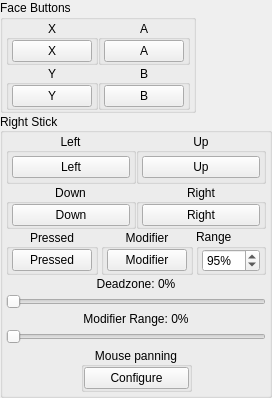
         <widget class="QWidget" name="bottomRight" native="true">
          <layout class="QVBoxLayout" name="bottomRightLayout">
           <property name="spacing">
            <number>0</number>
           </property>
           <property name="leftMargin">
            <number>0</number>
           </property>
           <property name="topMargin">
            <number>0</number>
           </property>
           <property name="rightMargin">
            <number>0</number>
           </property>
           <property name="bottomMargin">
            <number>0</number>
           </property>
           <item>
            <widget class="QGroupBox" name="faceButtons">
             <property name="sizePolicy">
              <sizepolicy hsizetype="Fixed" vsizetype="Fixed">
               <horstretch>0</horstretch>
               <verstretch>0</verstretch>
              </sizepolicy>
             </property>
             <property name="title">
              <string>Face Buttons</string>
             </property>
             <property name="flat">
              <bool>false</bool>
             </property>
             <property name="checkable">
              <bool>false</bool>
             </property>
             <layout class="QVBoxLayout" name="verticalLayout">
              <property name="spacing">
               <number>0</number>
              </property>
              <property name="leftMargin">
               <number>3</number>
              </property>
              <property name="topMargin">
               <number>0</number>
              </property>
              <property name="rightMargin">
               <number>3</number>
              </property>
              <property name="bottomMargin">
               <number>0</number>
              </property>
              <item>
               <widget class="QWidget" name="faceButtonsWidget" native="true">
                <layout class="QGridLayout" name="gridLayout_3">
                 <property name="leftMargin">
                  <number>0</number>
                 </property>
                 <property name="topMargin">
                  <number>0</number>
                 </property>
                 <property name="rightMargin">
                  <number>0</number>
                 </property>
                 <property name="bottomMargin">
                  <number>0</number>
                 </property>
                 <property name="spacing">
                  <number>0</number>
                 </property>
                 <item row="0" column="1">
                  <widget class="QGroupBox" name="buttonFaceButtonsXGroup">
                   <property name="title">
                    <string>X</string>
                   </property>
                   <property name="alignment">
                    <set>Qt::AlignmentFlag::AlignCenter</set>
                   </property>
                   <layout class="QVBoxLayout" name="buttonFaceButtonsXVerticalLayout">
                    <property name="spacing">
                     <number>0</number>
                    </property>
                    <property name="leftMargin">
                     <number>3</number>
                    </property>
                    <property name="topMargin">
                     <number>0</number>
                    </property>
                    <property name="rightMargin">
                     <number>3</number>
                    </property>
                    <property name="bottomMargin">
                     <number>0</number>
                    </property>
                    <item>
                     <widget class="QPushButton" name="buttonX">
                      <property name="text">
                       <string>X</string>
                      </property>
                     </widget>
                    </item>
                   </layout>
                  </widget>
                 </item>
                 <item row="2" column="2">
                  <widget class="QGroupBox" name="buttonFaceButtonsBWidget_2">
                   <property name="title">
                    <string>B</string>
                   </property>
                   <property name="alignment">
                    <set>Qt::AlignmentFlag::AlignCenter</set>
                   </property>
                   <layout class="QVBoxLayout" name="buttonFaceButtonsBVerticalLayout">
                    <property name="spacing">
                     <number>0</number>
                    </property>
                    <property name="leftMargin">
                     <number>3</number>
                    </property>
                    <property name="topMargin">
                     <number>0</number>
                    </property>
                    <property name="rightMargin">
                     <number>3</number>
                    </property>
                    <property name="bottomMargin">
                     <number>0</number>
                    </property>
                    <item>
                     <widget class="QPushButton" name="buttonB">
                      <property name="text">
                       <string>B</string>
                      </property>
                     </widget>
                    </item>
                   </layout>
                  </widget>
                 </item>
                 <item row="0" column="2">
                  <widget class="QGroupBox" name="buttonFaceButtonsAGroup">
                   <property name="title">
                    <string>A</string>
                   </property>
                   <property name="alignment">
                    <set>Qt::AlignmentFlag::AlignCenter</set>
                   </property>
                   <layout class="QVBoxLayout" name="buttonFaceButtonsAVerticalLayout">
                    <property name="spacing">
                     <number>0</number>
                    </property>
                    <property name="leftMargin">
                     <number>3</number>
                    </property>
                    <property name="topMargin">
                     <number>0</number>
                    </property>
                    <property name="rightMargin">
                     <number>3</number>
                    </property>
                    <property name="bottomMargin">
                     <number>0</number>
                    </property>
                    <item>
                     <widget class="QPushButton" name="buttonA">
                      <property name="text">
                       <string>A</string>
                      </property>
                     </widget>
                    </item>
                   </layout>
                  </widget>
                 </item>
                 <item row="2" column="1">
                  <widget class="QGroupBox" name="buttonFaceButtonsYGroup">
                   <property name="title">
                    <string>Y</string>
                   </property>
                   <property name="alignment">
                    <set>Qt::AlignmentFlag::AlignCenter</set>
                   </property>
                   <layout class="QVBoxLayout" name="buttonFaceButtonsYVerticalLayout">
                    <property name="spacing">
                     <number>0</number>
                    </property>
                    <property name="leftMargin">
                     <number>3</number>
                    </property>
                    <property name="topMargin">
                     <number>0</number>
                    </property>
                    <property name="rightMargin">
                     <number>3</number>
                    </property>
                    <property name="bottomMargin">
                     <number>0</number>
                    </property>
                    <item>
                     <widget class="QPushButton" name="buttonY">
                      <property name="text">
                       <string>Y</string>
                      </property>
                     </widget>
                    </item>
                   </layout>
                  </widget>
                 </item>
                </layout>
               </widget>
              </item>
             </layout>
            </widget>
           </item>
           <item>
            <widget class="QGroupBox" name="RStick">
             <property name="sizePolicy">
              <sizepolicy hsizetype="Fixed" vsizetype="Fixed">
               <horstretch>0</horstretch>
               <verstretch>0</verstretch>
              </sizepolicy>
             </property>
             <property name="title">
              <string>Right Stick</string>
             </property>
             <property name="alignment">
              <set>Qt::AlignmentFlag::AlignLeading|Qt::AlignmentFlag::AlignLeft|Qt::AlignmentFlag::AlignVCenter</set>
             </property>
             <property name="flat">
              <bool>false</bool>
             </property>
             <property name="checkable">
              <bool>false</bool>
             </property>
             <layout class="QVBoxLayout" name="verticalLayout_2">
              <property name="spacing">
               <number>0</number>
              </property>
              <property name="leftMargin">
               <number>3</number>
              </property>
              <property name="topMargin">
               <number>0</number>
              </property>
              <property name="rightMargin">
               <number>3</number>
              </property>
              <property name="bottomMargin">
               <number>0</number>
              </property>
              <item>
               <widget class="QWidget" name="RStickDirectionsWidget" native="true">
                <layout class="QGridLayout" name="gridLayout_4">
                 <property name="leftMargin">
                  <number>0</number>
                 </property>
                 <property name="topMargin">
                  <number>0</number>
                 </property>
                 <property name="rightMargin">
                  <number>0</number>
                 </property>
                 <property name="bottomMargin">
                  <number>0</number>
                 </property>
                 <property name="spacing">
                  <number>0</number>
                 </property>
                 <item row="1" column="1">
                  <widget class="QGroupBox" name="buttonRStickRightGroup">
                   <property name="title">
                    <string>Right</string>
                   </property>
                   <property name="alignment">
                    <set>Qt::AlignmentFlag::AlignCenter</set>
                   </property>
                   <layout class="QVBoxLayout" name="buttonRStickRightVerticalLayout">
                    <property name="spacing">
                     <number>0</number>
                    </property>
                    <property name="leftMargin">
                     <number>3</number>
                    </property>
                    <property name="topMargin">
                     <number>0</number>
                    </property>
                    <property name="rightMargin">
                     <number>3</number>
                    </property>
                    <property name="bottomMargin">
                     <number>0</number>
                    </property>
                    <item>
                     <widget class="QPushButton" name="buttonRStickRight">
                      <property name="text">
                       <string>Right</string>
                      </property>
                     </widget>
                    </item>
                   </layout>
                  </widget>
                 </item>
                 <item row="1" column="0">
                  <widget class="QGroupBox" name="buttonRStickDownGroup">
                   <property name="title">
                    <string>Down</string>
                   </property>
                   <property name="alignment">
                    <set>Qt::AlignmentFlag::AlignCenter</set>
                   </property>
                   <layout class="QVBoxLayout" name="buttonRStickDownVerticalLayout">
                    <property name="spacing">
                     <number>0</number>
                    </property>
                    <property name="leftMargin">
                     <number>3</number>
                    </property>
                    <property name="topMargin">
                     <number>0</number>
                    </property>
                    <property name="rightMargin">
                     <number>3</number>
                    </property>
                    <property name="bottomMargin">
                     <number>0</number>
                    </property>
                    <item>
                     <widget class="QPushButton" name="buttonRStickDown">
                      <property name="text">
                       <string>Down</string>
                      </property>
                     </widget>
                    </item>
                   </layout>
                  </widget>
                 </item>
                 <item row="0" column="0">
                  <widget class="QGroupBox" name="buttonRStickLeftGroup">
                   <property name="title">
                    <string>Left</string>
                   </property>
                   <property name="alignment">
                    <set>Qt::AlignmentFlag::AlignCenter</set>
                   </property>
                   <layout class="QVBoxLayout" name="buttonRStickLeftVerticalLayout">
                    <property name="spacing">
                     <number>0</number>
                    </property>
                    <property name="leftMargin">
                     <number>3</number>
                    </property>
                    <property name="topMargin">
                     <number>0</number>
                    </property>
                    <property name="rightMargin">
                     <number>3</number>
                    </property>
                    <property name="bottomMargin">
                     <number>0</number>
                    </property>
                    <item>
                     <widget class="QPushButton" name="buttonRStickLeft">
                      <property name="text">
                       <string>Left</string>
                      </property>
                     </widget>
                    </item>
                   </layout>
                  </widget>
                 </item>
                 <item row="0" column="1">
                  <widget class="QGroupBox" name="buttonRStickUpGroup">
                   <property name="title">
                    <string>Up</string>
                   </property>
                   <property name="alignment">
                    <set>Qt::AlignmentFlag::AlignCenter</set>
                   </property>
                   <layout class="QVBoxLayout" name="buttonRStickUpVerticalLayout">
                    <property name="spacing">
                     <number>3</number>
                    </property>
                    <property name="leftMargin">
                     <number>3</number>
                    </property>
                    <property name="topMargin">
                     <number>3</number>
                    </property>
                    <property name="rightMargin">
                     <number>3</number>
                    </property>
                    <property name="bottomMargin">
                     <number>3</number>
                    </property>
                    <item>
                     <widget class="QPushButton" name="buttonRStickUp">
                      <property name="text">
                       <string>Up</string>
                      </property>
                     </widget>
                    </item>
                   </layout>
                  </widget>
                 </item>
                </layout>
               </widget>
              </item>
              <item>
               <widget class="QWidget" name="buttonRStickDownWidget" native="true">
                <layout class="QHBoxLayout" name="horizontalLayout_11">
                 <property name="spacing">
                  <number>0</number>
                 </property>
                 <property name="leftMargin">
                  <number>0</number>
                 </property>
                 <property name="topMargin">
                  <number>0</number>
                 </property>
                 <property name="rightMargin">
                  <number>0</number>
                 </property>
                 <property name="bottomMargin">
                  <number>0</number>
                 </property>
                </layout>
               </widget>
              </item>
              <item>
               <layout class="QHBoxLayout" name="buttonRStickPressedModifierHorizontalLayout">
                <property name="spacing">
                 <number>3</number>
                </property>
                <item alignment="Qt::AlignmentFlag::AlignHCenter">
                 <widget class="QGroupBox" name="groupRStickPressed">
                  <property name="title">
                   <string>Pressed</string>
                  </property>
                  <property name="alignment">
                   <set>Qt::AlignmentFlag::AlignCenter</set>
                  </property>
                  <layout class="QVBoxLayout" name="buttonRStickPressedVerticalLayout">
                   <property name="spacing">
                    <number>0</number>
                   </property>
                   <property name="leftMargin">
                    <number>3</number>
                   </property>
                   <property name="topMargin">
                    <number>0</number>
                   </property>
                   <property name="rightMargin">
                    <number>3</number>
                   </property>
                   <property name="bottomMargin">
                    <number>0</number>
                   </property>
                   <item>
                    <widget class="QPushButton" name="buttonRStick">
                     <property name="text">
                      <string>Pressed</string>
                     </property>
                    </widget>
                   </item>
                  </layout>
                 </widget>
                </item>
                <item alignment="Qt::AlignmentFlag::AlignHCenter">
                 <widget class="QGroupBox" name="buttonRStickModGroup">
                  <property name="title">
                   <string>Modifier</string>
                  </property>
                  <property name="alignment">
                   <set>Qt::AlignmentFlag::AlignCenter</set>
                  </property>
                  <layout class="QVBoxLayout" name="buttonRStickModVerticalLayout">
                   <property name="spacing">
                    <number>0</number>
                   </property>
                   <property name="leftMargin">
                    <number>3</number>
                   </property>
                   <property name="topMargin">
                    <number>0</number>
                   </property>
                   <property name="rightMargin">
                    <number>3</number>
                   </property>
                   <property name="bottomMargin">
                    <number>0</number>
                   </property>
                   <item>
                    <widget class="QPushButton" name="buttonRStickMod">
                     <property name="text">
                      <string>Modifier</string>
                     </property>
                    </widget>
                   </item>
                  </layout>
                 </widget>
                </item>
                <item>
                 <widget class="QGroupBox" name="buttonRStickRangeGroup">
                  <property name="title">
                   <string>Range</string>
                  </property>
                  <layout class="QHBoxLayout" name="buttonRStickRangeGroupHorizontalLayout">
                   <property name="spacing">
                    <number>0</number>
                   </property>
                   <property name="leftMargin">
                    <number>3</number>
                   </property>
                   <property name="topMargin">
                    <number>0</number>
                   </property>
                   <property name="rightMargin">
                    <number>3</number>
                   </property>
                   <property name="bottomMargin">
                    <number>0</number>
                   </property>
                   <item>
                    <widget class="QSpinBox" name="spinboxRStickRange">
                     <property name="suffix">
                      <string>%</string>
                     </property>
                     <property name="minimum">
                      <number>25</number>
                     </property>
                     <property name="maximum">
                      <number>150</number>
                     </property>
                     <property name="value">
                      <number>95</number>
                     </property>
                    </widget>
                   </item>
                  </layout>
                 </widget>
                </item>
               </layout>
              </item>
              <item>
               <layout class="QVBoxLayout" name="sliderRStickDeadzoneModifierRangeVerticalLayout">
                <property name="spacing">
                 <number>3</number>
                </property>
                <property name="leftMargin">
                 <number>0</number>
                </property>
                <property name="topMargin">
                 <number>2</number>
                </property>
                <property name="rightMargin">
                 <number>0</number>
                </property>
                <property name="bottomMargin">
                 <number>3</number>
                </property>
                <item>
                 <layout class="QHBoxLayout" name="sliderRStickDeadzoneHorizontalLayout">
                  <item>
                   <widget class="QLabel" name="labelRStickDeadzone">
                    <property name="text">
                     <string>Deadzone: 0%</string>
                    </property>
                    <property name="alignment">
                     <set>Qt::AlignmentFlag::AlignHCenter</set>
                    </property>
                   </widget>
                  </item>
                 </layout>
                </item>
                <item>
                 <widget class="QSlider" name="sliderRStickDeadzone">
                  <property name="maximum">
                   <number>100</number>
                  </property>
                  <property name="orientation">
                   <enum>Qt::Orientation::Horizontal</enum>
                  </property>
                 </widget>
                </item>
                <item>
                 <layout class="QHBoxLayout" name="sliderRStickModifierRangeHorizontalLayout">
                  <item>
                   <widget class="QLabel" name="labelRStickModifierRange">
                    <property name="text">
                     <string>Modifier Range: 0%</string>
                    </property>
                    <property name="alignment">
                     <set>Qt::AlignmentFlag::AlignHCenter</set>
                    </property>
                   </widget>
                  </item>
                 </layout>
                </item>
                <item>
                 <widget class="QSlider" name="sliderRStickModifierRange">
                  <property name="maximum">
                   <number>100</number>
                  </property>
                  <property name="orientation">
                   <enum>Qt::Orientation::Horizontal</enum>
                  </property>
                 </widget>
                </item>
               </layout>
              </item>
              <item>
               <widget class="QWidget" name="mousePanningWidget" native="true">
                <layout class="QHBoxLayout" name="mousePanningHorizontalLayout">
                 <property name="spacing">
                  <number>0</number>
                 </property>
                 <property name="leftMargin">
                  <number>0</number>
                 </property>
                 <property name="topMargin">
                  <number>0</number>
                 </property>
                 <property name="rightMargin">
                  <number>0</number>
                 </property>
                 <property name="bottomMargin">
                  <number>3</number>
                 </property>
                 <item>
                  <spacer name="mousePanningHorizontalSpacerLeft">
                   <property name="orientation">
                    <enum>Qt::Orientation::Horizontal</enum>
                   </property>
                   <property name="sizeHint" stdset="0">
                    <size>
                     <width>20</width>
                     <height>20</height>
                    </size>
                   </property>
                  </spacer>
                 </item>
                 <item>
                  <widget class="QGroupBox" name="mousePanningGroup">
                   <property name="title">
                    <string>Mouse panning</string>
                   </property>
                   <property name="alignment">
                    <set>Qt::AlignmentFlag::AlignCenter</set>
                   </property>
                   <layout class="QVBoxLayout" name="mousePanningVerticalLayout">
                    <property name="spacing">
                     <number>0</number>
                    </property>
                    <property name="leftMargin">
                     <number>0</number>
                    </property>
                    <property name="topMargin">
                     <number>0</number>
                    </property>
                    <property name="rightMargin">
                     <number>0</number>
                    </property>
                    <property name="bottomMargin">
                     <number>0</number>
                    </property>
                    <item>
                     <widget class="QPushButton" name="mousePanningButton">
                      <property name="text">
                       <string>Configure</string>
                      </property>
                     </widget>
                    </item>
                   </layout>
                  </widget>
                 </item>
                 <item>
                  <spacer name="mousePanningHorizontalSpacerRight">
                   <property name="orientation">
                    <enum>Qt::Orientation::Horizontal</enum>
                   </property>
                   <property name="sizeHint" stdset="0">
                    <size>
                     <width>20</width>
                     <height>20</height>
                    </size>
                   </property>
                  </spacer>
                 </item>
                </layout>
               </widget>
              </item>
             </layout>
            </widget>
           </item>
           <item>
            <spacer name="verticalSpacerBottomRight_2">
             <property name="orientation">
              <enum>Qt::Orientation::Vertical</enum>
             </property>
             <property name="sizeHint" stdset="0">
              <size>
               <width>20</width>
               <height>0</height>
              </size>
             </property>
            </spacer>
           </item>
          </layout>
         </widget>
